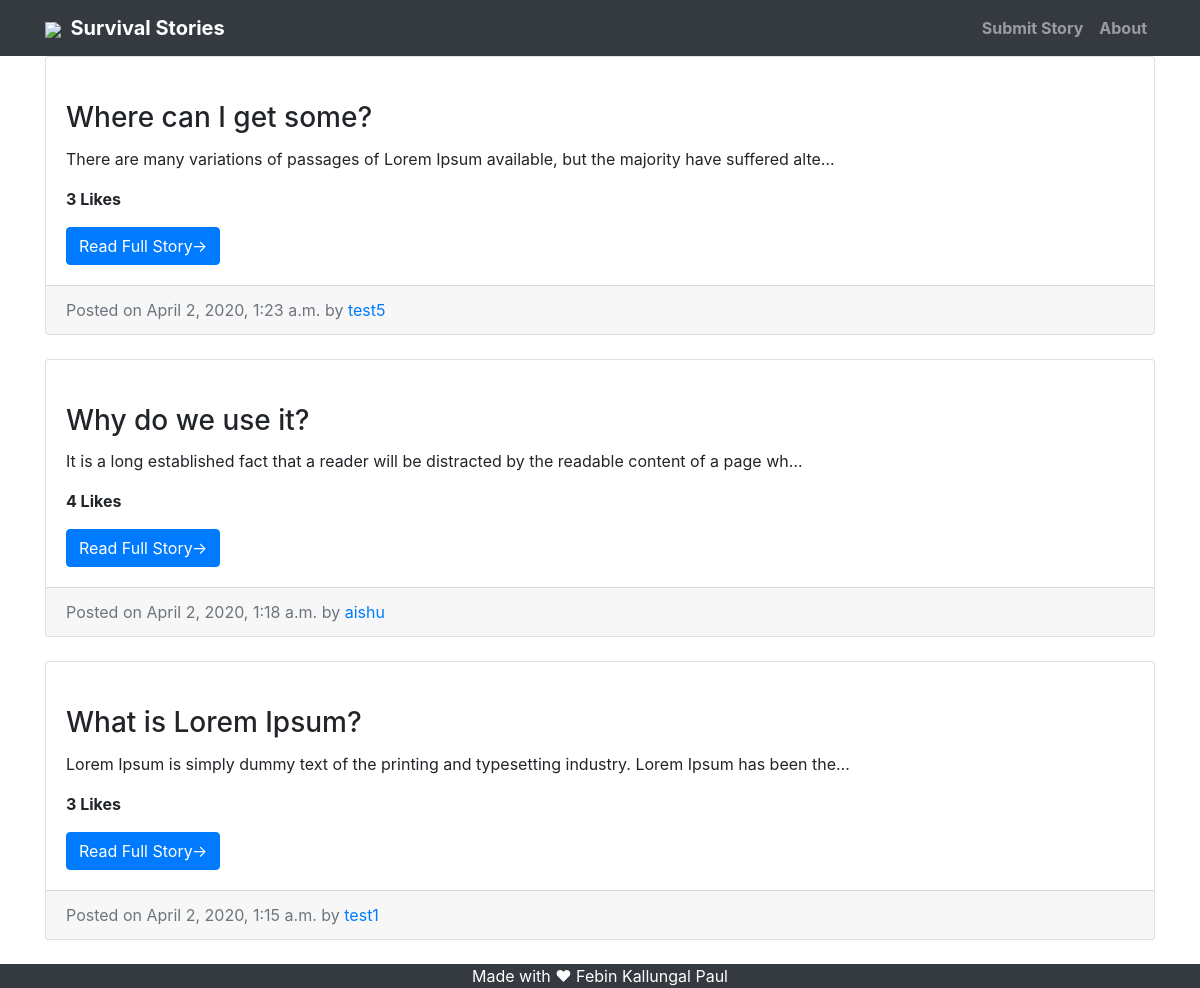
The app's page /, older data.
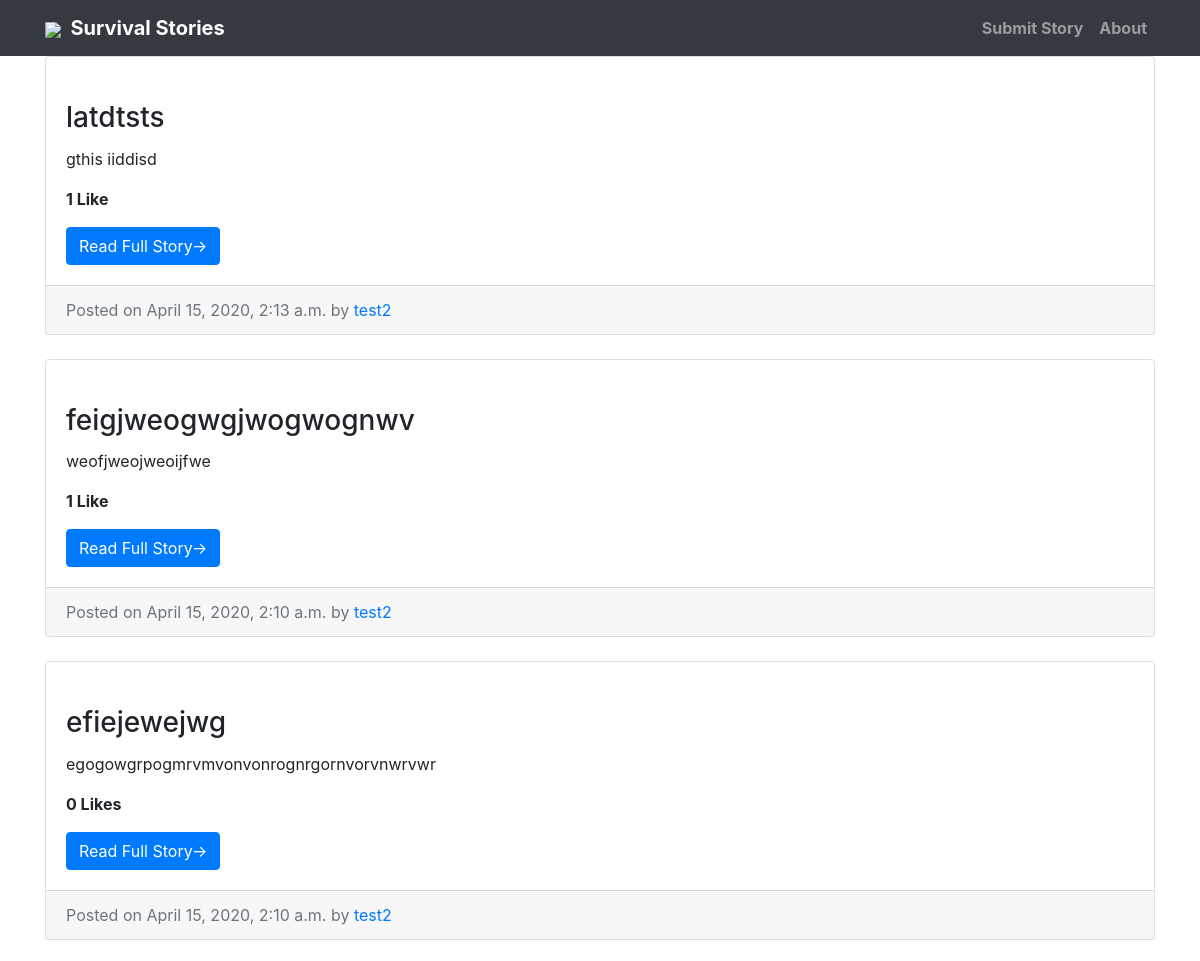
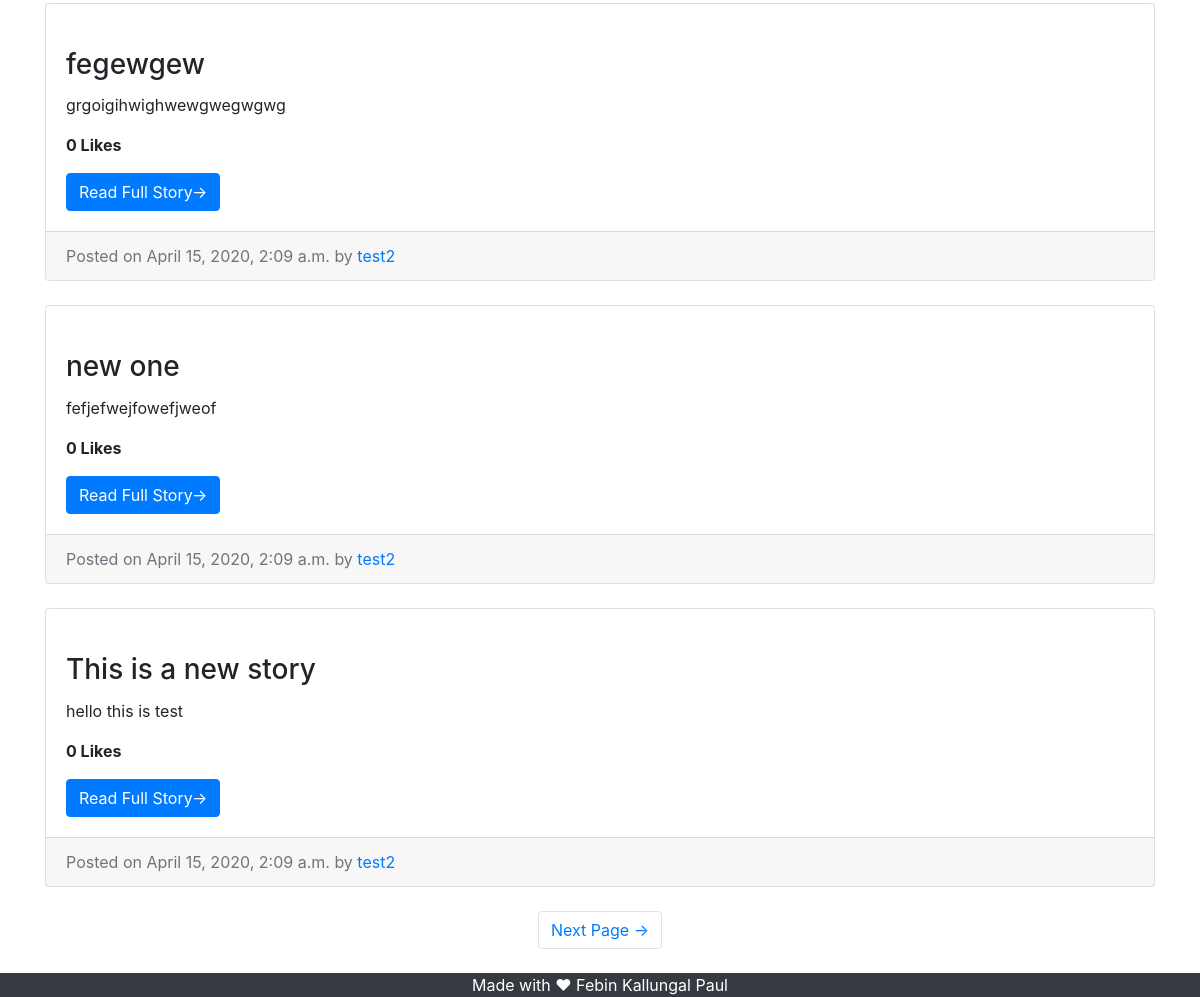
The same page, newer data (2 pictures, top to bottom).
### blog/models.py (models this page shows, shortened)
class Post(models.Model):
    title = models.CharField(max_length=255)
    text = models.TextField()
    date = models.DateTimeField(auto_now_add=True)
    author = models.ForeignKey(User, on_delete=models.CASCADE)
    picture = models.ImageField(upload_to='pictures/%Y/%m/', max_length=255, null=True, blank=True)
    likes = models.ManyToManyField(User, related_name='likes', blank=True)
    def total_likes(self):
        return self.likes.count()

### blog/views.py (the view)
# urls.py: path('', HomeView.as_view(), name = 'bloghome'),
class HomeView(ListView):
    model = Post
    template_name = 'blog/index.html'
    context_object_name = "blog_posts"
    ordering =['-date']
    paginate_by = 6

### blog/templates/blog/index.html (shortened to what this page needs)
{% extends "blog/base.html" %}
{% block content %}
      <div class="col-md-12">
        {% for post in blog_posts %}
        <div class="card mb-4">
          <div class="card-body">
            <br><h3 class="card-title">{{post.title}}</h3>
            <p class="card-text">{{post.text|truncatechars:100}}</p>
            <p> <b>{{ post.total_likes }} Like{{ post.total_likes|pluralize }}</b> </p>
            <a href="{% url 'blogdetail' post.pk %}" class="btn btn-primary">Read Full Story&rarr;</a>
          </div>
          <div class="card-footer text-muted">
            Posted on {{post.date}} by
            <a href="#">{{post.author}}</a>
          </div>
        </div>
        {% endfor %}
        {% if is_paginated %}
        <ul class="pagination justify-content-center mb-4">
          {% if page_obj.has_next %}
          <li class="page-item">
            <a class="page-link" href="?page={{page_obj.next_page_number}}">Next Page &rarr;</a>
          </li>
          {% endif %}
        </ul>
        {% endif %}
      </div>
{% endblock %}

Row changes from the older to the newer data that the page shows:
no longer on this page (row unchanged): Post: title "Where can I get some?", text "There are many variations of passages of Lorem Ipsum available, but the majority have suffered alte…", total_likes "3", date "April 2, 2020, 1:23 a.m.", author "test5"
no longer on this page (row unchanged): Post: title "Why do we use it?", text "It is a long established fact that a reader will be distracted by the readable content of a page wh…", total_likes "4", date "April 2, 2020, 1:18 a.m.", author "aishu"
no longer on this page (row unchanged): Post: title "What is Lorem Ipsum?", text "Lorem Ipsum is simply dummy text of the printing and typesetting industry. Lorem Ipsum has been the…", total_likes "3", date "April 2, 2020, 1:15 a.m.", author "test1"
added Post: title "latdtsts", text "gthis iiddisd", total_likes "1", date "April 15, 2020, 2:13 a.m.", author "test2"
added Post: title "feigjweogwgjwogwognwv", text "weofjweojweoijfwe", total_likes "1", date "April 15, 2020, 2:10 a.m.", author "test2"
added Post: title "efiejewejwg", text "egogowgrpogmrvmvonvonrognrgornvorvnwrvwr", total_likes "0", date "April 15, 2020, 2:10 a.m.", author "test2"
added Post: title "fegewgew", text "grgoigihwighwewgwegwgwg", total_likes "0", date "April 15, 2020, 2:09 a.m.", author "test2"
added Post: title "new one", text "fefjefwejfowefjweof", total_likes "0", date "April 15, 2020, 2:09 a.m.", author "test2"
added Post: title "This is a new story", text "hello this is test", total_likes "0", date "April 15, 2020, 2:09 a.m.", author "test2"
Text that changed along with them:
text now shown: "Next Page →"
